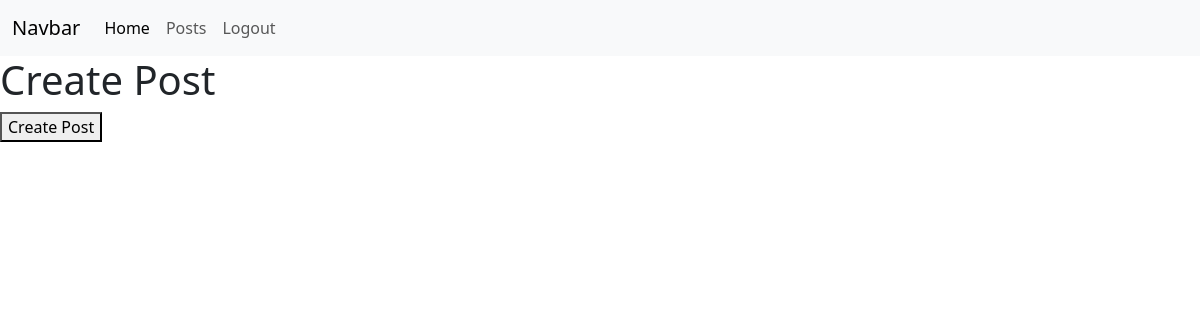
Before: /posts/ (signed in) with the older database file.
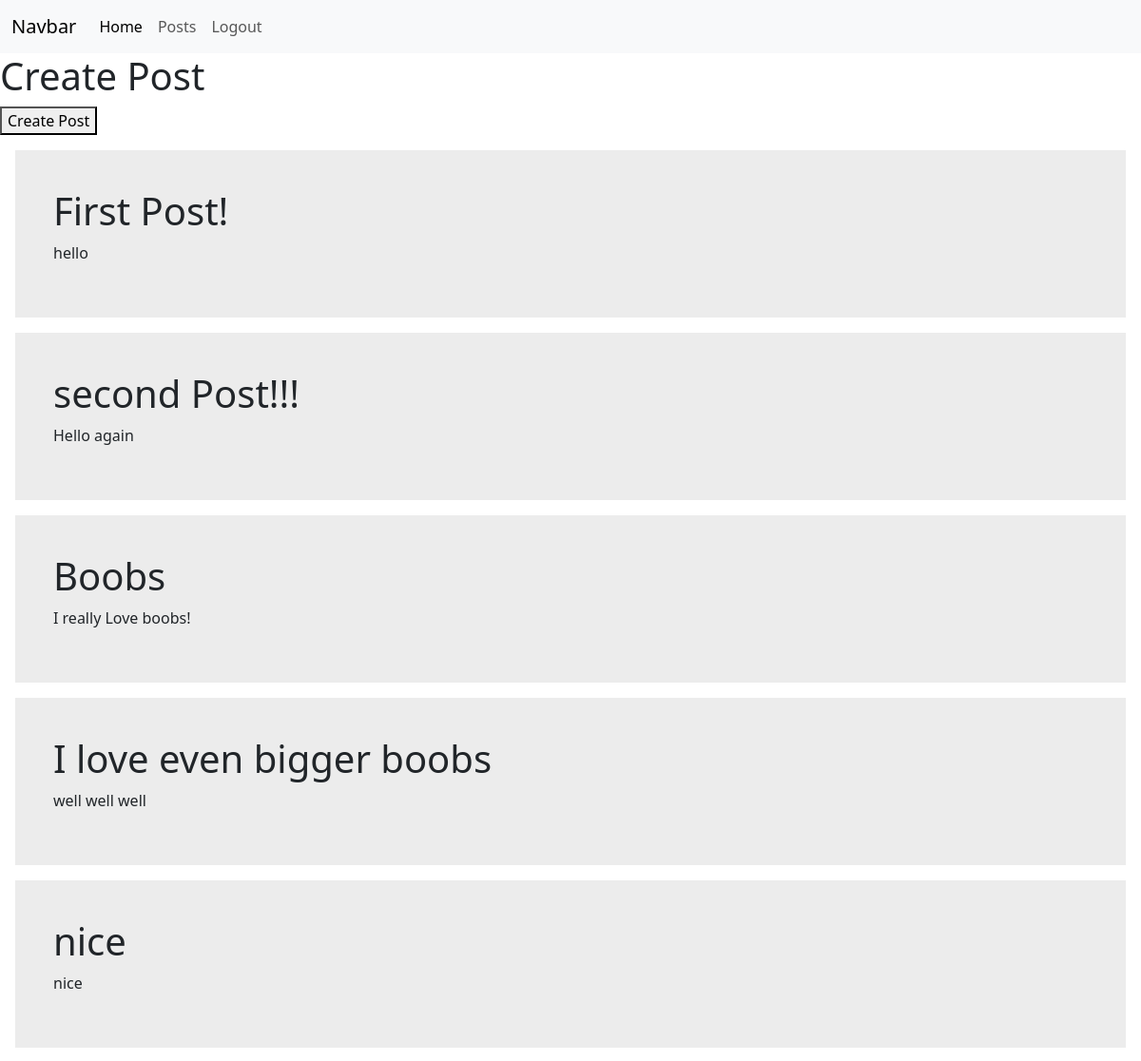
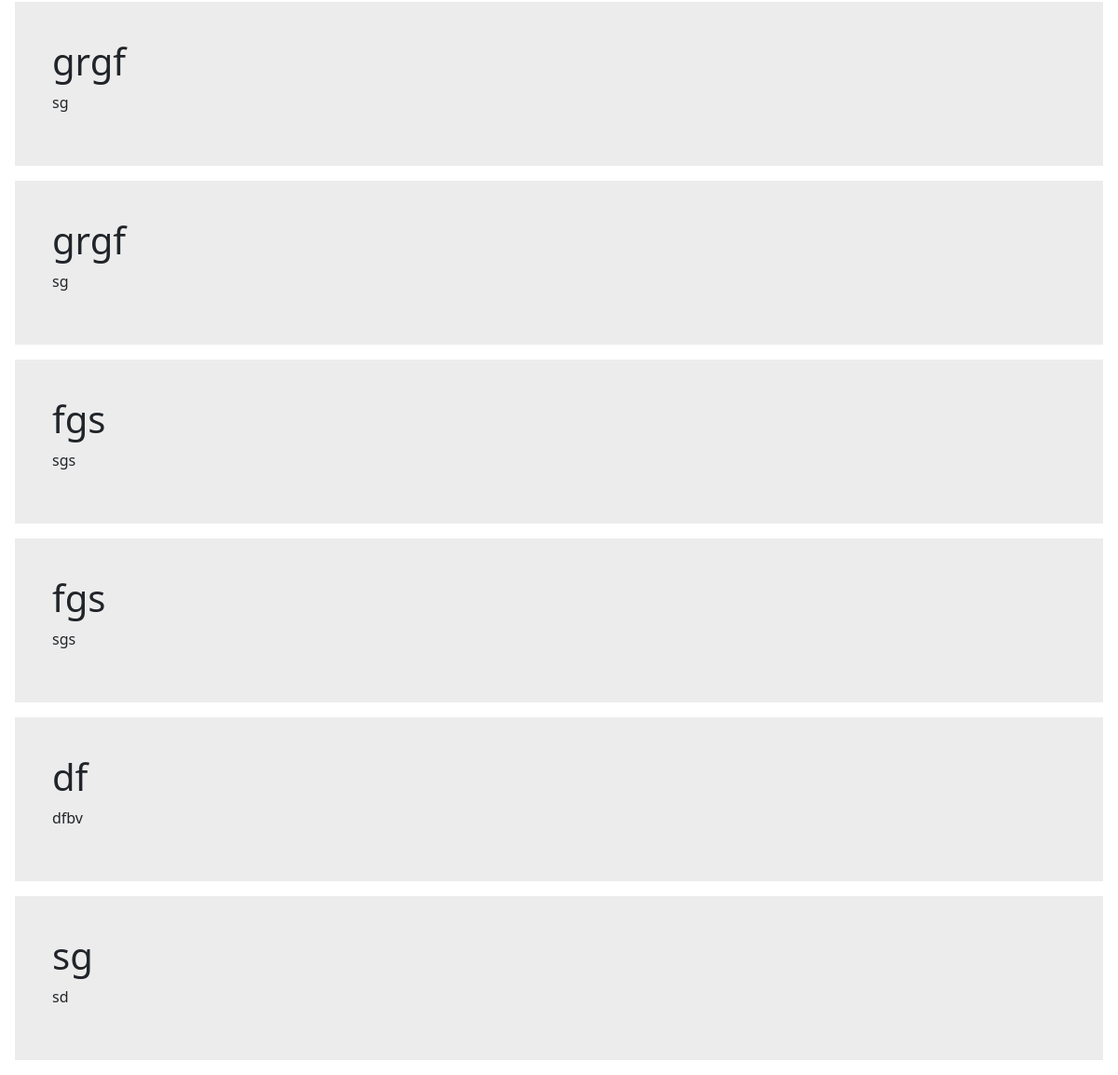
After: the same page with the newer database file (2 pictures, top to bottom).
### user/models.py (models this page shows)
class post(models.Model):
    title = models.CharField(max_length= 50)
    description = models.CharField(max_length=1000)
    image = models.ImageField(blank=True)
    date = models.DateTimeField(auto_now_add=True)
    author = models.ForeignKey(User, on_delete=models.CASCADE, default=None)
    authorName = models.CharField(max_length=1000)

### user/views.py (the view)
# urls.py: path("posts/", user_view.posts, name="posts")
def posts(request):
    if request.user.is_authenticated:
        return render(request, "posts.html", {"posts":post.objects.all().values()})
    return redirect("/login/")

### user/templates/posts.html (shortened to what this page needs)
{% extends "nav.html" %}
{% block content %}
    <h1>Create Post</h1>
    <a href="/CreatePost/"><button>Create Post</button></a>
    {% for post in posts %}
        <div class="postContainer">
            <h1>{{post.title}}</h1>
            <p>{{post.description}}</p>
        </div>
    {% endfor %}
{% endblock %}

### user/templates/Nav.html (shortened to what this page needs)
<link href="https://cdn.jsdelivr.net/npm/bootstrap@5.3.3/dist/css/bootstrap.min.css" rel="stylesheet">
{% load static %}
<link rel="stylesheet" href="{% static 'user/style.css' %}">
<nav class="navbar navbar-expand-lg bg-body-tertiary">
    <div class="container-fluid">
      <a class="navbar-brand" href="#">Navbar</a>
      <div class="collapse navbar-collapse" id="navbarNav">
        <ul class="navbar-nav">
          <li class="nav-item">
            <a class="nav-link active" aria-current="page" href="#">Home</a>
          </li>
          <li class="nav-item">
            <a class="nav-link" href="/posts/">Posts</a>
          </li>
          {% if user.is_authenticated %}
          <li class="nav-item">
            <a class="nav-link" href="/logout/">Logout</a>
          </li>
          {% endif %}
        </ul>
      </div>
    </div>
  </nav>
  <body>
    {% block content %}
    {% endblock %}
  </body>

### user/templates/posts.html (style rules this page uses)
.postContainer { background-color: rgb(236, 236, 236); padding: 5vh; margin: 2vh }

Changed rows visible on the page:
added post: title "First Post!", description "hello"
added post: title "second Post!!!", description "Hello again"
added post: title "Boobs", description "I really Love boobs!"
added post: title "I love even bigger boobs", description "well well well"
added post: title "nice", description "nice"
added post: title "grgf", description "sg"
added post: title "grgf", description "sg"
added post: title "fgs", description "sgs"
added post: title "fgs", description "sgs"
added post: title "df", description "dfbv"
added post: title "sg", description "sd"
